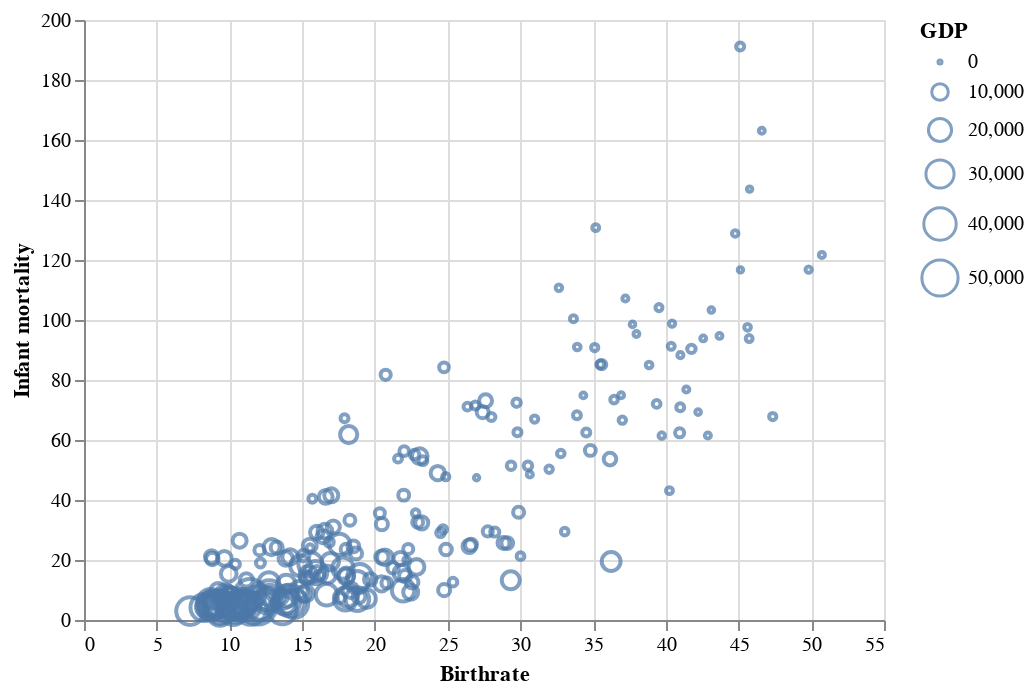

The notebook cell saved with this chart:
### Code cell
Chart(wd).mark_point().encode(y='Infant mortality',x='Birthrate', size='GDP')

### Figure 1 — Vega-Lite specification as saved in the notebook (floating-point values rounded to 4 significant figures; data arrays with more than 128 entries replaced by an {"elided": "..."} marker saying what was removed)
{"$schema": "https://vega.github.io/schema/vega-lite/v2.6.0.json", "config": {"view": {"height": 300, "width": 400}}, "data": {"name": "data-9f8355871e58a9a68f3e11268faaaa2e"}, "datasets": {"data-9f8355871e58a9a68f3e11268faaaa2e": {"elided": "225 records"}}, "encoding": {"size": {"field": "GDP", "type": "quantitative"}, "x": {"field": "Birthrate", "type": "quantitative"}, "y": {"field": "Infant mortality", "type": "quantitative"}}, "mark": "point"}
